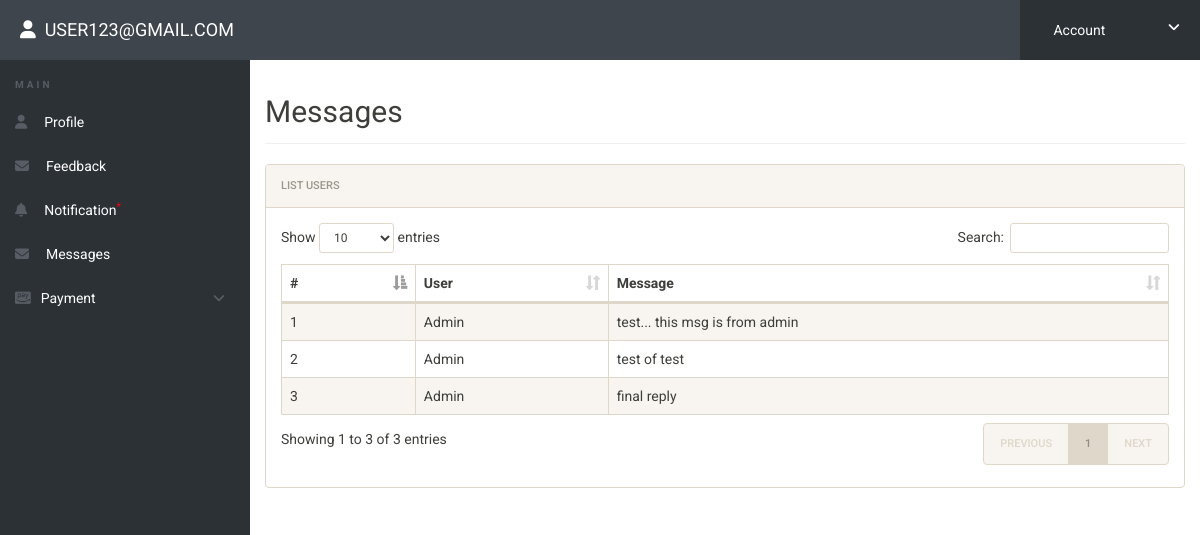
Screenshot of /messages.php (signed in) with the database file from the repository.
### tables this page shows
CREATE TABLE `feedback` (
  `id` int(11) NOT NULL,
  `sender` varchar(50) NOT NULL,
  `reciver` varchar(50) NOT NULL,
  `title` varchar(100) NOT NULL,
  `feedbackdata` varchar(500) NOT NULL,
  `attachment` varchar(50) NOT NULL
);

### messages.php (the view, shortened to what this page needs)
<?php
include('includes/config.php');
if(strlen($_SESSION['alogin'])==0)
	{
header('location:index.php');
}
else{
 ?>
<!doctype html>
<html lang="en" class="no-js">
<head>
	<link rel="stylesheet" href="css/font-awesome.min.css">
	<link rel="stylesheet" href="css/bootstrap.min.css">
	<link rel="stylesheet" href="css/dataTables.bootstrap.min.css">
	<link rel="stylesheet" href="css/bootstrap-social.css">
	<link rel="stylesheet" href="css/bootstrap-select.css">
	<link rel="stylesheet" href="css/fileinput.min.css">
	<link rel="stylesheet" href="css/awesome-bootstrap-checkbox.css">
	<link rel="stylesheet" href="css/style.css">
</head>
<body>
	<?php include('includes/header.php');?>
	<div class="ts-main-content">
		<?php include('includes/leftbar.php');?>
		<div class="content-wrapper">
			<div class="container-fluid">
				<div class="row">
					<div class="col-md-12">
						<h2 class="page-title">Messages</h2>
						<div class="panel panel-default">
							<div class="panel-heading">List Users</div>
							<div class="panel-body">
								<table id="zctb" class="display table table-striped table-bordered table-hover" cellspacing="0" width="100%">
									<thead>
										<tr>
										       <th>#</th>
												<th>User</th>
												<th>Message</th>
										</tr>
									</thead>
									<tbody>
<?php
$reciver = $_SESSION['alogin'];
$sql = "SELECT * from  feedback where reciver = (:reciver)";
$query = $dbh -> prepare($sql);
$query-> bindParam(':reciver', $reciver, PDO::PARAM_STR);
$query->execute();
$results=$query->fetchAll(PDO::FETCH_OBJ);
$cnt=1;
if($query->rowCount() > 0)
{
foreach($results as $result)
{				?>
										<tr>
											<td><?php echo htmlentities($cnt);?></td>
                                            <td><?php echo htmlentities($result->sender);?></td>
											<td><?php echo htmlentities($result->feedbackdata);?></td>
										</tr>
										<?php $cnt=$cnt+1; }} ?>
									</tbody>
								</table>
							</div>
						</div>
					</div>
				</div>
			</div>
		</div>
	</div>
</body>
</html>
<?php } ?>

### css/style.css (style rules this page uses)
html { font-size: 14px; }
@media only screen and (min-width: 480px) { html { font-size: 17px; } }
@media only screen and (min-width: 768px) { html { font-size: 14px; } }
body { font-size: 1em; }
.panel { overflow: hidden; }
.page-title { padding-bottom: 15px; margin-bottom: 20px; border-bottom: 1px solid #f0f0f0; }
.ts-main-content .content-wrapper { padding-top: 15px; margin-top: 60px; }
@media only screen and (min-width: 992px) { .ts-main-content .content-wrapper { margin-left: 250px; } }

### rows the page displays
feedback: sender "Admin", feedbackdata "test... this msg is from admin"
feedback: sender "Admin", feedbackdata "test of test"
feedback: sender "Admin", feedbackdata "final reply"

### other values shown
$_SESSION['alogin'] "USER123@GMAIL.COM"
